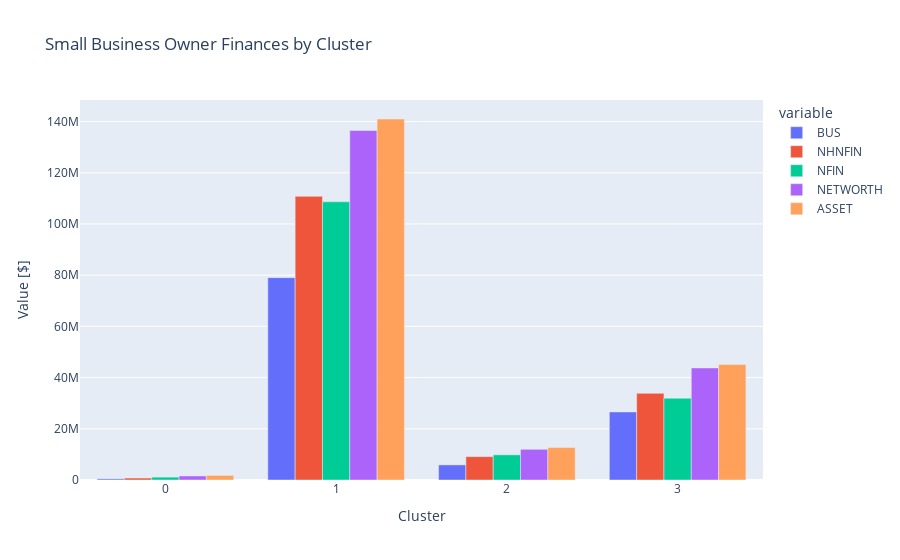

Source (notebook cell):
### Markdown cell above
#### Task 6.5.18
Use plotly.express to create a side-by-side grouped bar chart that visualizes the values in the DataFrame xgb. Label your axes appropiately and add title.

### Code cell
# Create side-by-side bar chart of `xgb`
fig = px.bar(
    data_frame=xgb,
    barmode="group",
    title="Small Business Owner Finances by Cluster"
)

fig.update_layout(xaxis_title="Cluster", yaxis_title="Value [$]")
fig.show()

### Figure 1 — Plotly figure (JSON) as saved in the notebook; plotly's stock layout.template omitted (floating-point values rounded to 4 significant figures)
{"data": [{"alignmentgroup": "True", "hovertemplate": "variable=BUS<br>index=%{x}<br>value=%{y}<extra></extra>", "legendgroup": "BUS", "marker": {"color": "#636efa", "pattern": {"shape": ""}}, "name": "BUS", "offsetgroup": "BUS", "orientation": "v", "showlegend": true, "textposition": "auto", "type": "bar", "x": [0, 1, 2, 3], "xaxis": "x", "y": [449800.0, 79040000.0, 5899000.0, 26590000.0], "yaxis": "y"}, {"alignmentgroup": "True", "hovertemplate": "variable=NHNFIN<br>index=%{x}<br>value=%{y}<extra></extra>", "legendgroup": "NHNFIN", "marker": {"color": "#EF553B", "pattern": {"shape": ""}}, "name": "NHNFIN", "offsetgroup": "NHNFIN", "orientation": "v", "showlegend": true, "textposition": "auto", "type": "bar", "x": [0, 1, 2, 3], "xaxis": "x", "y": [764700.0, 110800000.0, 9130000.0, 33840000.0], "yaxis": "y"}, {"alignmentgroup": "True", "hovertemplate": "variable=NFIN<br>index=%{x}<br>value=%{y}<extra></extra>", "legendgroup": "NFIN", "marker": {"color": "#00cc96", "pattern": {"shape": ""}}, "name": "NFIN", "offsetgroup": "NFIN", "orientation": "v", "showlegend": true, "textposition": "auto", "type": "bar", "x": [0, 1, 2, 3], "xaxis": "x", "y": [1117000.0, 108700000.0, 9828000.0, 31970000.0], "yaxis": "y"}, {"alignmentgroup": "True", "hovertemplate": "variable=NETWORTH<br>index=%{x}<br>value=%{y}<extra></extra>", "legendgroup": "NETWORTH", "marker": {"color": "#ab63fa", "pattern": {"shape": ""}}, "name": "NETWORTH", "offsetgroup": "NETWORTH", "orientation": "v", "showlegend": true, "textposition": "auto", "type": "bar", "x": [0, 1, 2, 3], "xaxis": "x", "y": [1572000.0, 136500000.0, 11990000.0, 43770000.0], "yaxis": "y"}, {"alignmentgroup": "True", "hovertemplate": "variable=ASSET<br>index=%{x}<br>value=%{y}<extra></extra>", "legendgroup": "ASSET", "marker": {"color": "#FFA15A", "pattern": {"shape": ""}}, "name": "ASSET", "offsetgroup": "ASSET", "orientation": "v", "showlegend": true, "textposition": "auto", "type": "bar", "x": [0, 1, 2, 3], "xaxis": "x", "y": [1785000.0, 141000000.0, 12670000.0, 45150000.0], "yaxis": "y"}], "layout": {"barmode": "group", "legend": {"title": {"text": "variable"}, "tracegroupgap": 0}, "title": {"text": "Small Business Owner Finances by Cluster"}, "xaxis": {"anchor": "y", "domain": [0, 1], "title": {"text": "Cluster"}}, "yaxis": {"anchor": "x", "domain": [0, 1], "title": {"text": "Value [$]"}}}}
